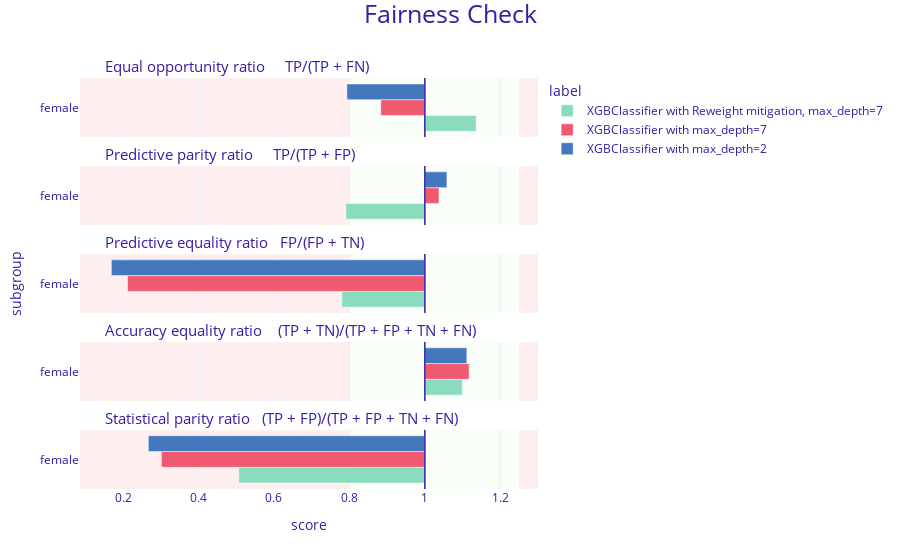

The cell this chart's notebook holds for it:
### Markdown cell above
### 5. Compare the quality (performance) of the three models with their fairness coefficients. Is there any correlation?

### Code cell
fobject_reweight.plot([fobject, fobject_2])

### Figure 1 — Plotly figure (JSON) as saved in the notebook; plotly's stock layout.template omitted (floating-point values rounded to 4 significant figures)
{"data": [{"alignmentgroup": "True", "customdata": [["female", 1.136, "XGBClassifier with Reweight mitigation, max_depth=7"]], "hovertemplate": "<b>%{customdata[2]}</b><br>Subgroup: %{customdata[0]}<br>Score: %{customdata[1]}<br><extra></extra>", "legendgroup": "XGBClassifier with Reweight mitigation, max_depth=7", "marker": {"color": "#8bdcbe", "pattern": {"shape": ""}}, "name": "XGBClassifier with Reweight mitigation, max_depth=7", "offsetgroup": "XGBClassifier with Reweight mitigation, max_depth=7", "orientation": "h", "showlegend": true, "textposition": "auto", "type": "bar", "x": [0.1359], "xaxis": "x5", "y": [0.5], "yaxis": "y5"}, {"alignmentgroup": "True", "customdata": [["female", 0.791, "XGBClassifier with Reweight mitigation, max_depth=7"]], "hovertemplate": "<b>%{customdata[2]}</b><br>Subgroup: %{customdata[0]}<br>Score: %{customdata[1]}<br><extra></extra>", "legendgroup": "XGBClassifier with Reweight mitigation, max_depth=7", "marker": {"color": "#8bdcbe", "pattern": {"shape": ""}}, "name": "XGBClassifier with Reweight mitigation, max_depth=7", "offsetgroup": "XGBClassifier with Reweight mitigation, max_depth=7", "orientation": "h", "showlegend": false, "textposition": "auto", "type": "bar", "x": [-0.2093], "xaxis": "x4", "y": [0.5], "yaxis": "y4"}, {"alignmentgroup": "True", "customdata": [["female", 0.78, "XGBClassifier with Reweight mitigation, max_depth=7"]], "hovertemplate": "<b>%{customdata[2]}</b><br>Subgroup: %{customdata[0]}<br>Score: %{customdata[1]}<br><extra></extra>", "legendgroup": "XGBClassifier with Reweight mitigation, max_depth=7", "marker": {"color": "#8bdcbe", "pattern": {"shape": ""}}, "name": "XGBClassifier with Reweight mitigation, max_depth=7", "offsetgroup": "XGBClassifier with Reweight mitigation, max_depth=7", "orientation": "h", "showlegend": false, "textposition": "auto", "type": "bar", "x": [-0.2203], "xaxis": "x3", "y": [0.5], "yaxis": "y3"}, {"alignmentgroup": "True", "customdata": [["female", 1.1, "XGBClassifier with Reweight mitigation, max_depth=7"]], "hovertemplate": "<b>%{customdata[2]}</b><br>Subgroup: %{customdata[0]}<br>Score: %{customdata[1]}<br><extra></extra>", "legendgroup": "XGBClassifier with Reweight mitigation, max_depth=7", "marker": {"color": "#8bdcbe", "pattern": {"shape": ""}}, "name": "XGBClassifier with Reweight mitigation, max_depth=7", "offsetgroup": "XGBClassifier with Reweight mitigation, max_depth=7", "orientation": "h", "showlegend": false, "textposition": "auto", "type": "bar", "x": [0.09953], "xaxis": "x2", "y": [0.5], "yaxis": "y2"}, {"alignmentgroup": "True", "customdata": [["female", 0.507, "XGBClassifier with Reweight mitigation, max_depth=7"]], "hovertemplate": "<b>%{customdata[2]}</b><br>Subgroup: %{customdata[0]}<br>Score: %{customdata[1]}<br><extra></extra>", "legendgroup": "XGBClassifier with Reweight mitigation, max_depth=7", "marker": {"color": "#8bdcbe", "pattern": {"shape": ""}}, "name": "XGBClassifier with Reweight mitigation, max_depth=7", "offsetgroup": "XGBClassifier with Reweight mitigation, max_depth=7", "orientation": "h", "showlegend": false, "textposition": "auto", "type": "bar", "x": [-0.4934], "xaxis": "x", "y": [0.5], "yaxis": "y"}, {"alignmentgroup": "True", "customdata": [["female", 0.883, "XGBClassifier with max_depth=7"]], "hovertemplate": "<b>%{customdata[2]}</b><br>Subgroup: %{customdata[0]}<br>Score: %{customdata[1]}<br><extra></extra>", "legendgroup": "XGBClassifier with max_depth=7", "marker": {"color": "#f05a71", "pattern": {"shape": ""}}, "name": "XGBClassifier with max_depth=7", "offsetgroup": "XGBClassifier with max_depth=7", "orientation": "h", "showlegend": true, "textposition": "auto", "type": "bar", "x": [-0.1169], "xaxis": "x5", "y": [0.5], "yaxis": "y5"}, {"alignmentgroup": "True", "customdata": [["female", 1.038, "XGBClassifier with max_depth=7"]], "hovertemplate": "<b>%{customdata[2]}</b><br>Subgroup: %{customdata[0]}<br>Score: %{customdata[1]}<br><extra></extra>", "legendgroup": "XGBClassifier with max_depth=7", "marker": {"color": "#f05a71", "pattern": {"shape": ""}}, "name": "XGBClassifier with max_depth=7", "offsetgroup": "XGBClassifier with max_depth=7", "orientation": "h", "showlegend": false, "textposition": "auto", "type": "bar", "x": [0.03752], "xaxis": "x4", "y": [0.5], "yaxis": "y4"}, {"alignmentgroup": "True", "customdata": [["female", 0.212, "XGBClassifier with max_depth=7"]], "hovertemplate": "<b>%{customdata[2]}</b><br>Subgroup: %{customdata[0]}<br>Score: %{customdata[1]}<br><extra></extra>", "legendgroup": "XGBClassifier with max_depth=7", "marker": {"color": "#f05a71", "pattern": {"shape": ""}}, "name": "XGBClassifier with max_depth=7", "offsetgroup": "XGBClassifier with max_depth=7", "orientation": "h", "showlegend": false, "textposition": "auto", "type": "bar", "x": [-0.7882], "xaxis": "x3", "y": [0.5], "yaxis": "y3"}, {"alignmentgroup": "True", "customdata": [["female", 1.117, "XGBClassifier with max_depth=7"]], "hovertemplate": "<b>%{customdata[2]}</b><br>Subgroup: %{customdata[0]}<br>Score: %{customdata[1]}<br><extra></extra>", "legendgroup": "XGBClassifier with max_depth=7", "marker": {"color": "#f05a71", "pattern": {"shape": ""}}, "name": "XGBClassifier with max_depth=7", "offsetgroup": "XGBClassifier with max_depth=7", "orientation": "h", "showlegend": false, "textposition": "auto", "type": "bar", "x": [0.1174], "xaxis": "x2", "y": [0.5], "yaxis": "y2"}, {"alignmentgroup": "True", "customdata": [["female", 0.302, "XGBClassifier with max_depth=7"]], "hovertemplate": "<b>%{customdata[2]}</b><br>Subgroup: %{customdata[0]}<br>Score: %{customdata[1]}<br><extra></extra>", "legendgroup": "XGBClassifier with max_depth=7", "marker": {"color": "#f05a71", "pattern": {"shape": ""}}, "name": "XGBClassifier with max_depth=7", "offsetgroup": "XGBClassifier with max_depth=7", "orientation": "h", "showlegend": false, "textposition": "auto", "type": "bar", "x": [-0.6985], "xaxis": "x", "y": [0.5], "yaxis": "y"}, {"alignmentgroup": "True", "customdata": [["female", 0.793, "XGBClassifier with max_depth=2"]], "hovertemplate": "<b>%{customdata[2]}</b><br>Subgroup: %{customdata[0]}<br>Score: %{customdata[1]}<br><extra></extra>", "legendgroup": "XGBClassifier with max_depth=2", "marker": {"color": "#4378bf", "pattern": {"shape": ""}}, "name": "XGBClassifier with max_depth=2", "offsetgroup": "XGBClassifier with max_depth=2", "orientation": "h", "showlegend": true, "textposition": "auto", "type": "bar", "x": [-0.2067], "xaxis": "x5", "y": [0.5], "yaxis": "y5"}, {"alignmentgroup": "True", "customdata": [["female", 1.059, "XGBClassifier with max_depth=2"]], "hovertemplate": "<b>%{customdata[2]}</b><br>Subgroup: %{customdata[0]}<br>Score: %{customdata[1]}<br><extra></extra>", "legendgroup": "XGBClassifier with max_depth=2", "marker": {"color": "#4378bf", "pattern": {"shape": ""}}, "name": "XGBClassifier with max_depth=2", "offsetgroup": "XGBClassifier with max_depth=2", "orientation": "h", "showlegend": false, "textposition": "auto", "type": "bar", "x": [0.0586], "xaxis": "x4", "y": [0.5], "yaxis": "y4"}, {"alignmentgroup": "True", "customdata": [["female", 0.169, "XGBClassifier with max_depth=2"]], "hovertemplate": "<b>%{customdata[2]}</b><br>Subgroup: %{customdata[0]}<br>Score: %{customdata[1]}<br><extra></extra>", "legendgroup": "XGBClassifier with max_depth=2", "marker": {"color": "#4378bf", "pattern": {"shape": ""}}, "name": "XGBClassifier with max_depth=2", "offsetgroup": "XGBClassifier with max_depth=2", "orientation": "h", "showlegend": false, "textposition": "auto", "type": "bar", "x": [-0.8312], "xaxis": "x3", "y": [0.5], "yaxis": "y3"}, {"alignmentgroup": "True", "customdata": [["female", 1.111, "XGBClassifier with max_depth=2"]], "hovertemplate": "<b>%{customdata[2]}</b><br>Subgroup: %{customdata[0]}<br>Score: %{customdata[1]}<br><extra></extra>", "legendgroup": "XGBClassifier with max_depth=2", "marker": {"color": "#4378bf", "pattern": {"shape": ""}}, "name": "XGBClassifier with max_depth=2", "offsetgroup": "XGBClassifier with max_depth=2", "orientation": "h", "showlegend": false, "textposition": "auto", "type": "bar", "x": [0.1114], "xaxis": "x2", "y": [0.5], "yaxis": "y2"}, {"alignmentgroup": "True", "customdata": [["female", 0.267, "XGBClassifier with max_depth=2"]], "hovertemplate": "<b>%{customdata[2]}</b><br>Subgroup: %{customdata[0]}<br>Score: %{customdata[1]}<br><extra></extra>", "legendgroup": "XGBClassifier with max_depth=2", "marker": {"color": "#4378bf", "pattern": {"shape": ""}}, "name": "XGBClassifier with max_depth=2", "offsetgroup": "XGBClassifier with max_depth=2", "orientation": "h", "showlegend": false, "textposition": "auto", "type": "bar", "x": [-0.7331], "xaxis": "x", "y": [0.5], "yaxis": "y"}], "layout": {"annotations": [{"font": {"size": 15}, "showarrow": false, "text": "Statistical parity ratio   (TP + FP)/(TP + FP + TN + FN)", "x": 0.05, "xanchor": "left", "xref": "paper", "y": 0.144, "yanchor": "bottom", "yref": "paper"}, {"font": {"size": 15}, "showarrow": false, "text": "Accuracy equality ratio    (TP + TN)/(TP + FP + TN + FN)", "x": 0.05, "xanchor": "left", "xref": "paper", "y": 0.358, "yanchor": "bottom", "yref": "paper"}, {"font": {"size": 15}, "showarrow": false, "text": "Predictive equality ratio   FP/(FP + TN)", "x": 0.05, "xanchor": "left", "xref": "paper", "y": 0.572, "yanchor": "bottom", "yref": "paper"}, {"font": {"size": 15}, "showarrow": false, "text": "Predictive parity ratio     TP/(TP + FP)", "x": 0.05, "xanchor": "left", "xref": "paper", "y": 0.786, "yanchor": "bottom", "yref": "paper"}, {"font": {"size": 15}, "showarrow": false, "text": "Equal opportunity ratio     TP/(TP + FN)", "x": 0.05, "xanchor": "left", "xref": "paper", "y": 1, "yanchor": "bottom", "yref": "paper"}], "autosize": true, "barmode": "group", "font": {"color": "#371ea3"}, "legend": {"title": {"text": "label"}, "tracegroupgap": 0}, "margin": {"b": 71, "r": 30, "t": 78}, "shapes": [{"fillcolor": "#f05a71", "layer": "below", "line": {"width": 0}, "opacity": 0.1, "type": "rect", "x0": 0.25, "x1": 0.3, "xref": "x", "y0": 0, "y1": 1, "yref": "y"}, {"fillcolor": "#f05a71", "layer": "below", "line": {"width": 0}, "opacity": 0.1, "type": "rect", "x0": -0.9143, "x1": -0.2, "xref": "x", "y0": 0, "y1": 1, "yref": "y"}, {"fillcolor": "#c7f5bf", "layer": "below", "line": {"width": 0}, "opacity": 0.1, "type": "rect", "x0": -0.2, "x1": 0.25, "xref": "x", "y0": 0, "y1": 1, "yref": "y"}, {"line": {"color": "#371ea3", "width": 1.5}, "type": "line", "x0": 0, "x1": 0, "xref": "x", "y0": 0, "y1": 1, "yref": "y"}, {"fillcolor": "#f05a71", "layer": "below", "line": {"width": 0}, "opacity": 0.1, "type": "rect", "x0": 0.25, "x1": 0.3, "xref": "x", "y0": 0, "y1": 1, "yref": "y2"}, {"fillcolor": "#f05a71", "layer": "below", "line": {"width": 0}, "opacity": 0.1, "type": "rect", "x0": -0.9143, "x1": -0.2, "xref": "x", "y0": 0, "y1": 1, "yref": "y2"}, {"fillcolor": "#c7f5bf", "layer": "below", "line": {"width": 0}, "opacity": 0.1, "type": "rect", "x0": -0.2, "x1": 0.25, "xref": "x", "y0": 0, "y1": 1, "yref": "y2"}, {"line": {"color": "#371ea3", "width": 1.5}, "type": "line", "x0": 0, "x1": 0, "xref": "x", "y0": 0, "y1": 1, "yref": "y2"}, {"fillcolor": "#f05a71", "layer": "below", "line": {"width": 0}, "opacity": 0.1, "type": "rect", "x0": 0.25, "x1": 0.3, "xref": "x", "y0": 0, "y1": 1, "yref": "y3"}, {"fillcolor": "#f05a71", "layer": "below", "line": {"width": 0}, "opacity": 0.1, "type": "rect", "x0": -0.9143, "x1": -0.2, "xref": "x", "y0": 0, "y1": 1, "yref": "y3"}, {"fillcolor": "#c7f5bf", "layer": "below", "line": {"width": 0}, "opacity": 0.1, "type": "rect", "x0": -0.2, "x1": 0.25, "xref": "x", "y0": 0, "y1": 1, "yref": "y3"}, {"line": {"color": "#371ea3", "width": 1.5}, "type": "line", "x0": 0, "x1": 0, "xref": "x", "y0": 0, "y1": 1, "yref": "y3"}, {"fillcolor": "#f05a71", "layer": "below", "line": {"width": 0}, "opacity": 0.1, "type": "rect", "x0": 0.25, "x1": 0.3, "xref": "x", "y0": 0, "y1": 1, "yref": "y4"}, {"fillcolor": "#f05a71", "layer": "below", "line": {"width": 0}, "opacity": 0.1, "type": "rect", "x0": -0.9143, "x1": -0.2, "xref": "x", "y0": 0, "y1": 1, "yref": "y4"}, {"fillcolor": "#c7f5bf", "layer": "below", "line": {"width": 0}, "opacity": 0.1, "type": "rect", "x0": -0.2, "x1": 0.25, "xref": "x", "y0": 0, "y1": 1, "yref": "y4"}, {"line": {"color": "#371ea3", "width": 1.5}, "type": "line", "x0": 0, "x1": 0, "xref": "x", "y0": 0, "y1": 1, "yref": "y4"}, {"fillcolor": "#f05a71", "layer": "below", "line": {"width": 0}, "opacity": 0.1, "type": "rect", "x0": 0.25, "x1": 0.3, "xref": "x", "y0": 0, "y1": 1, "yref": "y5"}, {"fillcolor": "#f05a71", "layer": "below", "line": {"width": 0}, "opacity": 0.1, "type": "rect", "x0": -0.9143, "x1": -0.2, "xref": "x", "y0": 0, "y1": 1, "yref": "y5"}, {"fillcolor": "#c7f5bf", "layer": "below", "line": {"width": 0}, "opacity": 0.1, "type": "rect", "x0": -0.2, "x1": 0.25, "xref": "x", "y0": 0, "y1": 1, "yref": "y5"}, {"line": {"color": "#371ea3", "width": 1.5}, "type": "line", "x0": 0, "x1": 0, "xref": "x", "y0": 0, "y1": 1, "yref": "y5"}], "title": {"font": {"size": 25}, "text": "Fairness Check", "x": 0.5, "y": 0.99}, "xaxis": {"anchor": "y", "domain": [0, 1], "range": [-0.9143, 0.3], "ticktext": [0, 0.2, 0.4, 0.6, 0.8, 1, 1.2, 1], "tickvals": [-1, -0.8, -0.6, -0.4, -0.2, 0, 0.2, 0], "title": {"text": "score"}, "type": "linear"}, "xaxis2": {"anchor": "y2", "domain": [0, 1], "matches": "x", "range": [-0.9143, 0.3], "showticklabels": false, "ticktext": [0, 0.2, 0.4, 0.6, 0.8, 1, 1.2, 1], "tickvals": [-1, -0.8, -0.6, -0.4, -0.2, 0, 0.2, 0], "type": "linear"}, "xaxis3": {"anchor": "y3", "domain": [0, 1], "matches": "x", "range": [-0.9143, 0.3], "showticklabels": false, "ticktext": [0, 0.2, 0.4, 0.6, 0.8, 1, 1.2, 1], "tickvals": [-1, -0.8, -0.6, -0.4, -0.2, 0, 0.2, 0], "type": "linear"}, "xaxis4": {"anchor": "y4", "domain": [0, 1], "matches": "x", "range": [-0.9143, 0.3], "showticklabels": false, "ticktext": [0, 0.2, 0.4, 0.6, 0.8, 1, 1.2, 1], "tickvals": [-1, -0.8, -0.6, -0.4, -0.2, 0, 0.2, 0], "type": "linear"}, "xaxis5": {"anchor": "y5", "domain": [0, 1], "matches": "x", "range": [-0.9143, 0.3], "showticklabels": false, "ticktext": [0, 0.2, 0.4, 0.6, 0.8, 1, 1.2, 1], "tickvals": [-1, -0.8, -0.6, -0.4, -0.2, 0, 0.2, 0], "type": "linear"}, "yaxis": {"anchor": "x", "domain": [0, 0.144], "range": [0, 1], "showgrid": false, "ticktext": ["female"], "tickvals": [0.5], "title": {"text": ""}, "type": "linear", "zeroline": false}, "yaxis2": {"anchor": "x2", "domain": [0.214, 0.358], "matches": "y", "range": [0, 1], "showgrid": false, "ticktext": ["female"], "tickvals": [0.5], "title": {"text": ""}, "type": "linear", "zeroline": false}, "yaxis3": {"anchor": "x3", "domain": [0.428, 0.572], "matches": "y", "range": [0, 1], "showgrid": false, "ticktext": ["female"], "tickvals": [0.5], "title": {"text": "subgroup"}, "type": "linear", "zeroline": false}, "yaxis4": {"anchor": "x4", "domain": [0.642, 0.786], "matches": "y", "range": [0, 1], "showgrid": false, "ticktext": ["female"], "tickvals": [0.5], "title": {"text": ""}, "type": "linear", "zeroline": false}, "yaxis5": {"anchor": "x5", "domain": [0.856, 1], "matches": "y", "range": [0, 1], "showgrid": false, "ticktext": ["female"], "tickvals": [0.5], "title": {"text": ""}, "type": "linear", "zeroline": false}}}
